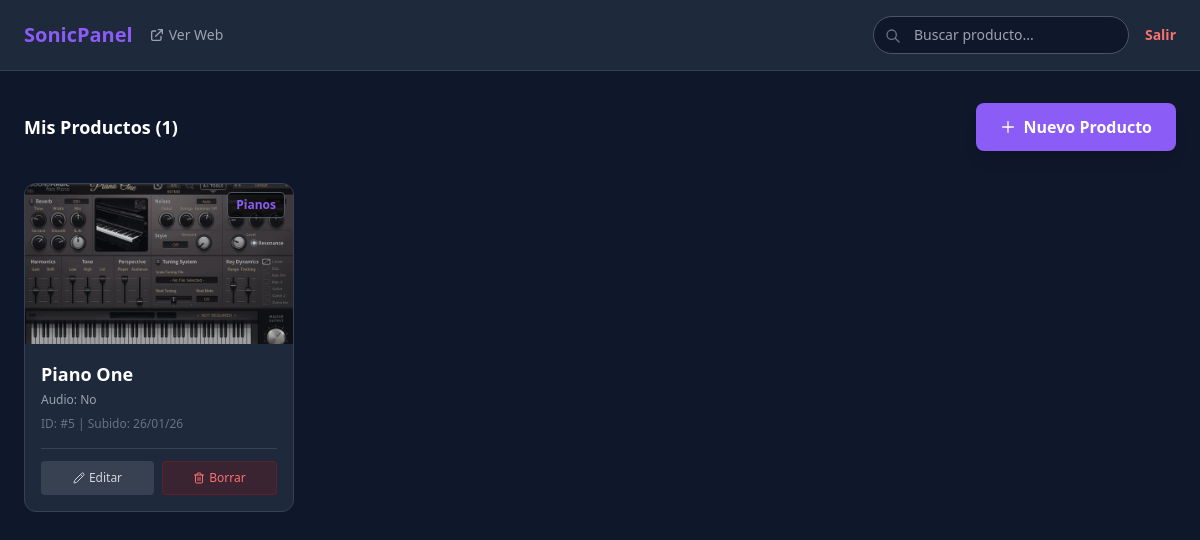
Page /admin/admin.php?busqueda=Piano One (signed in) on the committed database.
### tables this page shows
CREATE TABLE `productos` (
  `id` int(11) NOT NULL,
  `titulo` varchar(100) NOT NULL,
  `categoria` varchar(50) NOT NULL,
  `descripcion` text DEFAULT NULL,
  `imagen_url` varchar(255) DEFAULT NULL,
  `audio_url` varchar(255) DEFAULT NULL,
  `tamano` varchar(20) DEFAULT NULL,
  `link_descarga` varchar(255) DEFAULT NULL,
  `fecha_subida` datetime DEFAULT current_timestamp()
);

### admin/admin.php (the view, shortened to what this page needs)
<?php
include '../conexion.php';
$where = "";
if (isset($_GET['busqueda'])) {
    $b = $conn->real_escape_string($_GET['busqueda']);
    $where = "WHERE titulo LIKE '%$b%' OR categoria LIKE '%$b%'";
}
$sql = "SELECT * FROM productos $where ORDER BY id DESC";
$resultado = $conn->query($sql);
?>
<!DOCTYPE html>
<html lang="es" class="dark">
<head>
    <script src="https://cdn.tailwindcss.com"></script>
</head>
<body class="bg-darkbg text-white min-h-screen">
    <nav class="bg-cardbg border-b border-gray-700 px-6 py-4 sticky top-0 z-50">
        <div class="max-w-7xl mx-auto flex flex-col md:flex-row justify-between items-center gap-4">
            <div class="flex items-center gap-4">
                <span class="font-bold text-primary text-xl">SonicPanel</span>
                <a href="../" target="_blank" class="text-sm text-gray-400 hover:text-white flex items-center gap-1">
                    <svg class="w-4 h-4" fill="none" stroke="currentColor" viewBox="0 0 24 24">
                        <path stroke-linecap="round" stroke-linejoin="round" stroke-width="2" d="M10 6H6a2 2 0 00-2 2v10a2 2 0 002 2h10a2 2 0 002-2v-4M14 4h6m0 0v6m0-6L10 14"></path>
                    </svg>
                    Ver Web
                </a>
            </div>
            <div class="flex items-center gap-4 w-full md:w-auto">
                <form action="" method="GET" class="relative w-full md:w-64">
                    <input type="text" name="busqueda" placeholder="Buscar producto..." class="w-full bg-darkbg border border-gray-600 rounded-full py-2 px-4 pl-10 text-sm focus:border-primary outline-none">
                    <svg class="w-4 h-4 text-gray-500 absolute left-3 top-3" fill="none" stroke="currentColor" viewBox="0 0 24 24">
                        <path stroke-linecap="round" stroke-linejoin="round" stroke-width="2" d="M21 21l-6-6m2-5a7 7 0 11-14 0 7 7 0 0114 0z"></path>
                    </svg>
                </form>
                <a href="../logout.php" class="text-red-400 hover:text-red-300 font-bold text-sm">Salir</a>
            </div>
        </div>
    </nav>
    <main class="max-w-7xl mx-auto px-6 py-8">
        <div class="flex justify-between items-center mb-8">
            <h1 class="text-lg font-bold">Mis Productos (<?php echo $resultado->num_rows; ?>)</h1>
            <a href="agregar_producto.php" class="bg-primary hover:bg-violet-600 text-white px-6 py-3 rounded-lg font-bold shadow-lg hover:shadow-primary/50 transition flex items-center gap-2">
                <svg class="w-4 h-4" fill="none" stroke="currentColor" viewBox="0 0 24 24">
                    <path stroke-linecap="round" stroke-linejoin="round" stroke-width="2" d="M12 4v16m8-8H4"></path>
                </svg>
                Nuevo Producto
            </a>
        </div>
        <div class="grid grid-cols-1 sm:grid-cols-2 md:grid-cols-3 lg:grid-cols-4 gap-6">
            <?php if ($resultado->num_rows > 0): ?>
                <?php while ($row = $resultado->fetch_assoc()): ?>
                    <div class="bg-cardbg rounded-xl overflow-hidden border border-gray-700 hover:border-gray-500 transition group relative">
                        <div class="h-40 overflow-hidden relative">
                            <?php
                            $img_src = $row['imagen_url'];
                            if (strpos($img_src, 'http') !== 0) {
                                $img_src = "../" . $img_src;
                            }
                            ?>
                            <img src="<?php echo $img_src; ?>"
                                class="w-full h-full object-cover opacity-80 group-hover:opacity-100 transition"
                                onerror="this.src='https://via.placeholder.com/400x300?text=Error+al+cargar'">
                            <span class="absolute top-2 right-2 bg-black/70 text-primary text-xs font-bold px-2 py-1 rounded border border-gray-600">
                                <?php echo $row['categoria']; ?>
                            </span>
                        </div>
                        <div class="p-4">
                            <h3 class="font-bold text-white truncate text-lg" title="<?php echo $row['titulo']; ?>">
                                <?php echo $row['titulo']; ?>
                            </h3>
                            <p class="text-gray-400 text-xs mt-1 truncate">
                                Audio: <?php echo $row['audio_url'] ? 'Sí' : 'No'; ?>
                            </p>
                            <p class="text-gray-500 text-xs mt-2">
                                ID: #<?php echo $row['id']; ?> | Subido: <?php echo date("d/m/y", strtotime($row['fecha_subida'])); ?>
                            </p>
                            <div class="flex gap-2 mt-4 pt-3 border-t border-gray-700">
                                <a href="editar_productos.php?id=<?php echo $row['id']; ?>"
                                    class="flex-1 text-xs bg-gray-700 hover:bg-gray-600 py-2 rounded text-gray-300 text-center flex items-center justify-center gap-1 transition">
                                    <i data-lucide="pencil" class="w-3 h-3"></i> Editar
                                </a>
                                <button onclick="confirmarBorrado(<?php echo $row['id']; ?>)"
                                    class="flex-1 text-xs bg-red-900/30 hover:bg-red-600 text-red-400 hover:text-white py-2 rounded border border-red-900/50 transition duration-300 flex items-center justify-center gap-1">
                                    <i data-lucide="trash-2" class="w-3 h-3"></i> Borrar
                                </button>
                            </div>
                        </div>
                    </div>
                <?php endwhile; ?>
            <?php endif; ?>
        </div>
    </main>
</body>
</html>

### rows in the picture
productos: categoria "Pianos", titulo "Piano One", audio_url "No", id "5", fecha_subida "26/01/26"

### other values in the picture
$resultado->num_rows "1"
